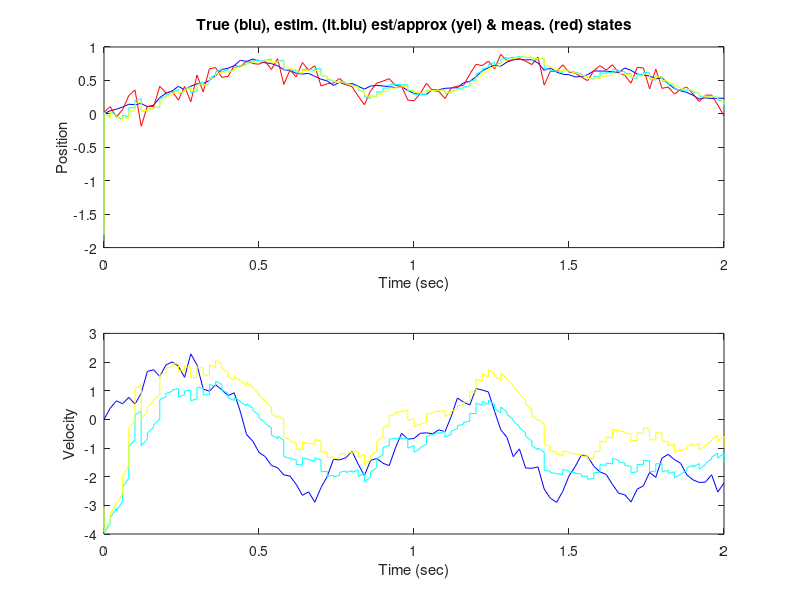

Here is the MATLAB script that generated this plot:
% 
% Matlab script demonstration from the textbook: 
% Kalman Filtering: Theory and Practice, 
% by M. S. Grewal and A. P. Andrews, 
% published by Wiley,2000  
% This demonstration uses the problem in Example 4.3 
% to demonstrate the effects of 
% approximations commonly used in converting 
% continuous time models to discrete time models. 
% 
clf; 
disp('Grewal & Andrews,'); 
disp('Kalman Filtering: Theory and Practice'); 
disp('published by Wiley,2000.'); 
disp(' '); 
disp('Demonstration of errors due to first-order'); 
disp('approximations in converting a continuous time'); 
disp('model with a differential equation to a discrete'); 
disp('time model with a state transition matrix.'); 
disp('(See Example 4.3)'); 
disp(' '); 
% 
% Approximations include the following three: 
% 
% 1   Approximating the state transition matrix (Phi) 
%     by the first two terms in the power series 
%     expansion of Phi = exp(T*F), which is 
% 
%        Phia = I + T*F, 
% 
%     where 
% 
%       Phia is the approximated value of Phi 
%       I    is a 2x2 identity matrix 
%       T    is the sample interval in seconds 
%       F    is the dynamic coefficient matrix 
% 
% 2   Approximating the forcing step in discrete time 
%     as delta = T*f, where f is the forcing function 
%     in the differential equation x-dot = F x + f and 
%     delta is the additive forcing step: 
%        x(k+1) = Phi * x(k) + delta 
%     in the discrete time model. 
% 
% 3   Approximating the additive process noise covariance 
%     as Qd = T* Qc, where Qd is the process noise 
%     covariance the discrete time Riccati equation  
%        P(k+1) = Phi*P(k)*Phi^T + Qd 
%     and Qc is the covariance in the continuous equation 
%        P-dot = F*P + P*F^T + Qc 
%     The exact solution is defined by an integral 
%                      T 
%        Qd = Phi*[ int  e^(-sF)*Qc*e^(-sF^T) ds ]*Phi^T 
%                      0 
% 
% The parameters of the problem are: 
% 

%Initialize basic damped harmonic oscillator and dynamic process parameters:
I = eye(2);% (identity matrix) 
T_sample_interval = 0.02;   % intersample time interval (s)  
qc_continuous_process_noise_variance = 4.47;  % continuous process noise covariance (ft^2/s^3) 
R_measurement_noise_variance = 0.01;   % measurement noise variance (s*ft^2) 
zeta_damping_factor = 0.2;   % damping factor (unitless) 
omega0_undamped_resonant_frequency = 5;     % undamped resonant frequency (rad/s) 
f_non_homogenous_force_term = [0;12];% non-homogeneous forcing (constant) 
H_measurement_matrix = [1,0]; % measurement sensitivity matrix 

% The dynamic coefficient matrix is a function of these:  
F = [0 , 1;...
    -omega0_undamped_resonant_frequency^2 , -2*zeta_damping_factor*omega0_undamped_resonant_frequency]; 

% Approximated discrete time model parameters:
Phi_state_transition_matrix_approximation   = I + T_sample_interval*F; % approximated Phi 
delta_forcing_term_approximation = T_sample_interval*f_non_homogenous_force_term;     % approximated forcing step 
Qd_process_noise_covariance_approximation    = [0,0;0,qc_continuous_process_noise_variance*T_sample_interval]; 

% Exact values of the model parameters: 
lambda = exp(-T_sample_interval*omega0_undamped_resonant_frequency*T_sample_interval); 
psi    = 1 - zeta_damping_factor^2; 
xi     = sqrt(psi); 
theta  = xi*omega0_undamped_resonant_frequency*T_sample_interval; 
c      = cos(theta); 
s      = sin(theta); 
Phi_state_transition_exact    = zeros(2); 

% The exact solution for exp(T*F) is  
Phi_state_transition_exact(1,1) = lambda*c + zeta_damping_factor*s/xi; 
Phi_state_transition_exact(1,2) = lambda*s/(omega0_undamped_resonant_frequency*xi); 
Phi_state_transition_exact(2,1) = -omega0_undamped_resonant_frequency*lambda*s/xi; 
Phi_state_transition_exact(2,2) = lambda*c - zeta_damping_factor*s/xi; 

% and the exact forcing term is (check this): 
delta_forcing_term_exact = f_non_homogenous_force_term(2)*[(1 - lambda*(c-zeta_damping_factor*s*xi/psi))/omega0_undamped_resonant_frequency^2; 
              lambda*s/(omega0_undamped_resonant_frequency*xi)]; 
 
% discrete time process noise covariance : 
l1  = zeta_damping_factor^2; 
l4  = exp(-2*omega0_undamped_resonant_frequency*zeta_damping_factor*T_sample_interval); 
l6  = sqrt(1-l1); 
l8  = l6*omega0_undamped_resonant_frequency*T_sample_interval; 
l9  = cos(2*l8); 
l11 = l4*l9*l1; 
l15 = l4*sin(2*l8)*l6*zeta_damping_factor; 
l19 = 1/(l1-1); 
l20 = omega0_undamped_resonant_frequency^2; 
l24 = 1/zeta_damping_factor; 
l32 = l4*(l9-1)*l19/l20; 
Qd_process_noise_covariance_exact  = (qc_continuous_process_noise_variance/4)*[(l1-l11+l15-1+l4)*l19*l24,l32; 
             l32,(l1-l11-l15-1+l4)*l19*l24/omega0_undamped_resonant_frequency]; 
disp(' '); 
disp('Exact and approximated values of state transition matrix (Phi)'); 
disp([Phi_state_transition_exact,Phi_state_transition_matrix_approximation]); 
disp('Exact and approximated values of forcing step (delta)'); 
disp([delta_forcing_term_exact,delta_forcing_term_approximation]); 
disp('Exact and approximated values of process noise cov. (Qd)'); 
disp([Qd_process_noise_covariance_exact,Qd_process_noise_covariance_approximation]); 
disp('(See the script for details.)'); 
disp(' '); 
disp('(Allow a moment for simulation.)'); 


% Initial values: 
x_state_exact    = [0;0];       % "true" state value 
x_state_approximation   = [0;0];       % approximated value 
P_estimation_covariance_exact    = [2,0;0,2];   % covariance of estimation uncertainty 
P_estimation_covariance_approximation   = [2,0;0,2];   % ditto, approximated 
process_noise   = [sqrt(P_estimation_covariance_exact(1,1))*randn(1) ; sqrt(P_estimation_covariance_exact(2,2))*randn(1)]; 
x_state_exact_estimated   = x_state_exact + process_noise;  % estimated state 
x_state_approximation_estimated  = x_state_approximation + process_noise; % approximated state 

% The following are for pseudonoise scaling:
RMS_measurement_noise = sqrt(R_measurement_noise_variance);     % RMS measurement noise 
RMS_process_noise = zeros(2);    % Process noise weighting matrix... 
RMS_process_noise(2,2) = sqrt(Qd_process_noise_covariance_exact(2,2)); % is upper triangular... 
RMS_process_noise(1,2) = Qd_process_noise_covariance_exact(1,2)/RMS_process_noise(2,2); % cholesky factor... 
RMS_process_noise(1,1) = sqrt(Qd_process_noise_covariance_exact(1,1)-RMS_process_noise(1,2)^2); % of Qd. 

% Initialize arrays for simulated values: 
m=0;
time_vec_of_consecutive_apriori_and_aposteriori_values=0;
time_vec=0;
x_true_state1_over_time=0;
x_true_state2_over_time=0;
x_approximation_state1_over_time=0;
x_approximation_state2_over_time=0;
K_gain_exact1_over_time=0;
K_gain_exact2_over_time=0; 

z_measurement_over_time=0;
x_state_exact_estimated_apriori_and_aposteriori1=0;
x_state_exact_estimated_apriori_and_aposteroiri2=0;
u1=0;
l1=0;
u2=0;
l2=0;
sn1=0;
sn2=0; 

% Simulate and save values (identified by comments) :
for k=1:101,
    time_vec(k)   = (k-1)*T_sample_interval; % time starting with t=0
    x_true_state1_over_time(k)  = x_state_exact(1);    % true state variables
    x_true_state2_over_time(k)  = x_state_exact(2);
    x_approximation_state1_over_time(k) = x_state_approximation(1);   % approximated state variables
    x_approximation_state2_over_time(k) = x_state_approximation(2);
    w_process_noise = RMS_process_noise*[randn(1);randn(1)]; % process noise
    x_state_exact = Phi_state_transition_exact*x_state_exact + delta_forcing_term_exact + w_process_noise;
    x_state_approximation = Phi_state_transition_matrix_approximation*x_state_approximation + delta_forcing_term_approximation + w_process_noise;
    zn = x_state_exact(1) + RMS_measurement_noise*randn(1); % Measurement equals true
    z_measurement_over_time(k) = zn;                    % position plus noise.
    
    % The forcing term has no effect on P.  Why?:
    %UPDATE STATE using Phi transition matrices (both exact and approximative):
    x_state_exact_estimated = Phi_state_transition_exact*x_state_exact_estimated + delta_forcing_term_exact;        % a priori estimates
    x_state_approximation_estimated = Phi_state_transition_matrix_approximation*x_state_approximation_estimated + delta_forcing_term_approximation;
    
    % Use double indexing for priori/posteriori values:
    m = m+1;
    time_vec_of_consecutive_apriori_and_aposteriori_values(m) = time_vec(k);  % time of a priori value
    x_state_exact_estimated_apriori_and_aposteriori1(m) = x_state_exact_estimated(1); % a priori estimates
    x_state_exact_estimated_apriori_and_aposteroiri2(m) = x_state_exact_estimated(2);
    x_state_approximation_estimated_apriori_and_aposteriori1(m)= x_state_approximation_estimated(1); % (approx)
    x_state_approximation_estimated_apriori_and_aposteriori2(m)= x_state_approximation_estimated(2);
    P_estimation_covariance_exact = Phi_state_transition_exact*P_estimation_covariance_exact*Phi_state_transition_exact' + Qd_process_noise_covariance_exact;
    K_gain_matrix_exact_current = P_estimation_covariance_exact*H_measurement_matrix'/(H_measurement_matrix*P_estimation_covariance_exact*H_measurement_matrix'+R_measurement_noise_variance);
    K_gain_exact1_over_time(k) = K_gain_matrix_exact_current(1); % Kalman gains
    K_gain_exact2_over_time(k) = K_gain_matrix_exact_current(2);
    P_estimation_covariance_approximation = Phi_state_transition_matrix_approximation*P_estimation_covariance_approximation*Phi_state_transition_matrix_approximation' + Qd_process_noise_covariance_approximation;   % Approx. temporal update
    K_gain_matrix_approximation_current = P_estimation_covariance_approximation*H_measurement_matrix'/(H_measurement_matrix*P_estimation_covariance_approximation*H_measurement_matrix' + R_measurement_noise_variance);
    K_gain_approximation1_over_time(k) = K_gain_matrix_approximation_current(1); % approximated Kalman gains
    K_gain_approximation2_over_time(k) = K_gain_matrix_approximation_current(2);
    sigma_estimate_uncertainty_exact1_over_time(m)  = sqrt(P_estimation_covariance_exact(1,1)); % RMS uncertainties of estimates
    sigma_estimate_uncertainty_exact2_over_time(m)  = sqrt(P_estimation_covariance_exact(2,2)); % (exact)
    sigma_estimate_uncertainty_approximation1_over_time(m) = sqrt(P_estimation_covariance_approximation(1,1)); % RMS uncertainties of estimates
    sigma_estimate_uncertainty_approximation2_over_time(m) = sqrt(P_estimation_covariance_approximation(2,2)); % (approx)
    
    % posteriori values:
    m = m+1;
    time_vec_of_consecutive_apriori_and_aposteriori_values(m) = time_vec(k);  % Time of a posteriori values.
    x_state_exact_estimated = x_state_exact_estimated + K_gain_matrix_exact_current*(zn - H_measurement_matrix*x_state_exact_estimated); % a posteriori estimate
    x_state_approximation_estimated = x_state_approximation_estimated+ K_gain_matrix_approximation_current*(zn - H_measurement_matrix*x_state_approximation_estimated); % a posteriori estimate
    x_state_exact_estimated_apriori_and_aposteriori1(m) = x_state_exact_estimated(1); % a posteriori estimates
    x_state_exact_estimated_apriori_and_aposteroiri2(m) = x_state_exact_estimated(2);
    x_state_approximation_estimated_apriori_and_aposteriori1(m) = x_state_approximation_estimated(1); % (approx)
    x_state_approximation_estimated_apriori_and_aposteriori2(m) = x_state_approximation_estimated(2);
    P_estimation_covariance_exact = P_estimation_covariance_exact - K_gain_matrix_exact_current*H_measurement_matrix*P_estimation_covariance_exact;
    P_estimation_covariance_exact = 0.5*(P_estimation_covariance_exact+P_estimation_covariance_exact'); % preserve symmetry of P
    P_estimation_covariance_approximation = P_estimation_covariance_approximation - K_gain_matrix_approximation_current*H_measurement_matrix*P_estimation_covariance_approximation;
    P_estimation_covariance_approximation = 0.5*(P_estimation_covariance_approximation+P_estimation_covariance_approximation');
    sigma_estimate_uncertainty_exact1_over_time(m) = sqrt(P_estimation_covariance_exact(1,1)); % RMS uncertainties of estimates
    sigma_estimate_uncertainty_exact2_over_time(m) = sqrt(P_estimation_covariance_exact(2,2)); % (exact)
    sigma_estimate_uncertainty_approximation1_over_time(m) = sqrt(P_estimation_covariance_approximation(1,1)); % RMS uncertainties of estimates
    sigma_estimate_uncertainty_approximation2_over_time(m) = sqrt(P_estimation_covariance_approximation(2,2)); % (approx)
    x_state_exact_estimated_apriori_and_aposteriori1(m)= x_state_exact_estimated(1); % a posteriori estimates
    x_state_exact_estimated_apriori_and_aposteroiri2(m)= x_state_exact_estimated(2);
end;
disp('Done.');
disp(' ');
disp('Behold the plots in the accompanying figure.');
disp(' ');
disp('These plots show the "true" state dynamics');
disp('and values using approximated parameters.');
disp(' ');
disp('Is the error due to approximation discernable?');
disp(' ');
disp('Press <ENTER> key to continue');
subplot(2,1,1),plot(time_vec,x_true_state1_over_time,'b',time_vec,x_approximation_state1_over_time,'y');xlabel('Time (sec)');ylabel('Position');title('Example 4.3: True (blue) and approx. (yel) state dynamics');
subplot(2,1,2),plot(time_vec,x_true_state2_over_time,'b',time_vec,x_approximation_state2_over_time,'y');xlabel('Time (sec)');ylabel('Velocity');
pause
 
% The second set of plots are the rms estimation uncertainties 
% and correlation coefficient as a function of time for the 
% the two cases (exact and approximated parameters): 
disp(' '); 
disp('Displayed plots show RMS state uncertainties'); 
disp('for the exact and approximated models.'); 
disp(' '); 
subplot(2,1,1),plot(time_vec_of_consecutive_apriori_and_aposteriori_values,sigma_estimate_uncertainty_exact1_over_time,'b',time_vec_of_consecutive_apriori_and_aposteriori_values,sigma_estimate_uncertainty_approximation1_over_time,'y');xlabel('Time (sec)');ylabel('RMS Pos.');title('Example 4.3: Uncertainties, true (blue) and approx. (yel)'); 
subplot(2,1,2),plot(time_vec_of_consecutive_apriori_and_aposteriori_values,sigma_estimate_uncertainty_exact2_over_time,'b',time_vec_of_consecutive_apriori_and_aposteriori_values,sigma_estimate_uncertainty_approximation2_over_time,'y');xlabel('Time (sec)');ylabel('RMS Vel.'); 
pause 
disp(' '); 
disp('Displayed state estimation plots are:'); 
disp(' 1. True, estimated and measured position (top).'); 
disp('    (including estimates with exact and approx. models)'); 
disp(' 2. True and estimated velocity (bottom).'); 
disp('    (including estimates with exact and approx. models)'); 
disp(' '); 
disp('NOTE: Different pseudorandom sequences will make these'); 
disp('      plots different on repeated runs.'); 
disp(' '); 
subplot(2,1,1),plot(time_vec,x_true_state1_over_time,'b',time_vec,z_measurement_over_time,'r',time_vec_of_consecutive_apriori_and_aposteriori_values,x_state_exact_estimated_apriori_and_aposteriori1,'c',time_vec_of_consecutive_apriori_and_aposteriori_values,x_state_approximation_estimated_apriori_and_aposteriori1,'y');xlabel('Time (sec)');ylabel('Position');title('True (blu), estim. (lt.blu) est/approx (yel) & meas. (red) states'); 
subplot(2,1,2),plot(time_vec,x_true_state2_over_time,'b',time_vec_of_consecutive_apriori_and_aposteriori_values,x_state_exact_estimated_apriori_and_aposteroiri2,'c',time_vec_of_consecutive_apriori_and_aposteriori_values,x_state_approximation_estimated_apriori_and_aposteriori2,'y');xlabel('Time (sec)');ylabel('Velocity'); 